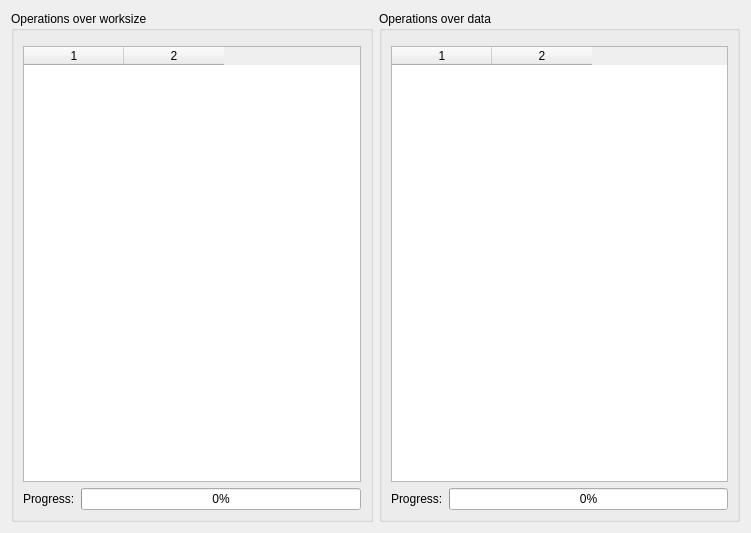
<?xml version="1.0" encoding="UTF-8"?>
<ui version="4.0">
 <class>FlopsStatViewer</class>
 <widget class="QWidget" name="FlopsStatViewer">
  <property name="geometry">
   <rect>
    <x>0</x>
    <y>0</y>
    <width>751</width>
    <height>533</height>
   </rect>
  </property>
  <property name="windowTitle">
   <string>Form</string>
  </property>
  <layout class="QHBoxLayout" name="horizontalLayout_3">
   <item>
    <widget class="QGroupBox" name="groupBox">
     <property name="title">
      <string>Operations over worksize</string>
     </property>
     <layout class="QVBoxLayout" name="verticalLayout">
      <item>
       <widget class="QwtPlot" name="workSizePlot">
        <property name="frameShape">
         <enum>QFrame::NoFrame</enum>
        </property>
        <property name="frameShadow">
         <enum>QFrame::Plain</enum>
        </property>
        <property name="propertiesDocument" stdset="0">
         <string/>
        </property>
       </widget>
      </item>
      <item>
       <widget class="QTableWidget" name="workSizeTable">
        <property name="frameShape">
         <enum>QFrame::StyledPanel</enum>
        </property>
        <property name="frameShadow">
         <enum>QFrame::Sunken</enum>
        </property>
        <property name="editTriggers">
         <set>QAbstractItemView::NoEditTriggers</set>
        </property>
        <property name="showDropIndicator" stdset="0">
         <bool>false</bool>
        </property>
        <property name="alternatingRowColors">
         <bool>true</bool>
        </property>
        <property name="selectionMode">
         <enum>QAbstractItemView::NoSelection</enum>
        </property>
        <property name="selectionBehavior">
         <enum>QAbstractItemView::SelectRows</enum>
        </property>
        <property name="textElideMode">
         <enum>Qt::ElideLeft</enum>
        </property>
        <property name="showGrid">
         <bool>false</bool>
        </property>
        <property name="cornerButtonEnabled">
         <bool>false</bool>
        </property>
        <property name="columnCount">
         <number>2</number>
        </property>
        <column/>
        <column/>
       </widget>
      </item>
      <item>
       <layout class="QHBoxLayout" name="horizontalLayout_2">
        <item>
         <widget class="QLabel" name="workSizeProgressLabel">
          <property name="text">
           <string>Progress:</string>
          </property>
         </widget>
        </item>
        <item>
         <widget class="QProgressBar" name="workSizeProgressBar">
          <property name="value">
           <number>0</number>
          </property>
         </widget>
        </item>
       </layout>
      </item>
     </layout>
    </widget>
   </item>
   <item>
    <widget class="QGroupBox" name="groupBox_2">
     <property name="title">
      <string>Operations over data</string>
     </property>
     <layout class="QVBoxLayout" name="verticalLayout_2">
      <item>
       <widget class="QwtPlot" name="dataPlot">
        <property name="frameShape">
         <enum>QFrame::NoFrame</enum>
        </property>
        <property name="frameShadow">
         <enum>QFrame::Plain</enum>
        </property>
       </widget>
      </item>
      <item>
       <widget class="QTableWidget" name="dataTable">
        <property name="frameShape">
         <enum>QFrame::StyledPanel</enum>
        </property>
        <property name="frameShadow">
         <enum>QFrame::Sunken</enum>
        </property>
        <property name="editTriggers">
         <set>QAbstractItemView::NoEditTriggers</set>
        </property>
        <property name="showDropIndicator" stdset="0">
         <bool>false</bool>
        </property>
        <property name="alternatingRowColors">
         <bool>true</bool>
        </property>
        <property name="selectionMode">
         <enum>QAbstractItemView::NoSelection</enum>
        </property>
        <property name="selectionBehavior">
         <enum>QAbstractItemView::SelectRows</enum>
        </property>
        <property name="textElideMode">
         <enum>Qt::ElideLeft</enum>
        </property>
        <property name="showGrid">
         <bool>false</bool>
        </property>
        <property name="cornerButtonEnabled">
         <bool>false</bool>
        </property>
        <property name="columnCount">
         <number>2</number>
        </property>
        <column/>
        <column/>
       </widget>
      </item>
      <item>
       <layout class="QHBoxLayout" name="horizontalLayout">
        <item>
         <widget class="QLabel" name="dataProgressLabel">
          <property name="text">
           <string>Progress:</string>
          </property>
         </widget>
        </item>
        <item>
         <widget class="QProgressBar" name="dataProgressBar">
          <property name="value">
           <number>0</number>
          </property>
         </widget>
        </item>
       </layout>
      </item>
     </layout>
    </widget>
   </item>
  </layout>
 </widget>
 <customwidgets>
  <customwidget>
   <class>QwtPlot</class>
   <extends>QFrame</extends>
   <header>qwt_plot.h</header>
  </customwidget>
 </customwidgets>
 <resources/>
 <connections/>
</ui>
